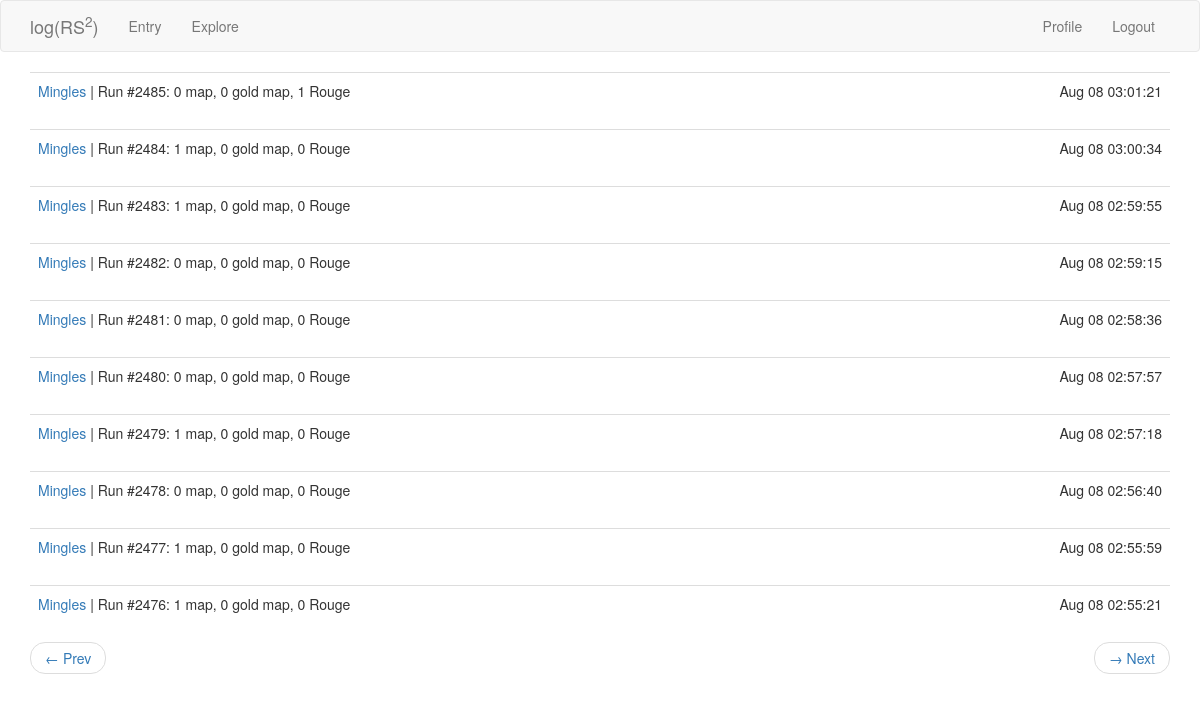
Screenshot of /explore?page=2 (signed in) with the database file from the repository.
### app/models.py (models this page shows, shortened)
class MapDrop(db.Model):
    id = db.Column(db.Integer, primary_key=True)
    map = db.Column(db.Integer)
    gold_map = db.Column(db.Integer)
    rouge = db.Column(db.Integer)
    time = db.Column(db.DateTime, index=True, default=datetime.utcnow)
    user_id = db.Column(db.Integer, db.ForeignKey('user.id'))
    run = db.Column(db.Integer)

class User(UserMixin, db.Model):
    id = db.Column(db.Integer, primary_key=True)
    username = db.Column(db.String(64), index=True, unique=True)
    email = db.Column(db.String(128), index=True, unique=True)
    password_hash = db.Column(db.String(128))
    last_seen = db.Column(db.DateTime, default=datetime.utcnow)
    map_drops = db.relationship('MapDrop', backref='player', lazy='dynamic')
    treasure_drops = db.relationship('TreasureDrop', backref='player', lazy='dynamic')

### app/routes.py (the view)
@app.route('/explore')
@login_required
def explore():
    page = request.args.get('page', 1, type=int)
    mapdrops = MapDrop.query.order_by(MapDrop.time.desc()).paginate(page, app.config['MAPDROPS_PER_PAGE'], False)
    next_url = prev_url = None
    if mapdrops.has_next:
        next_url = url_for('explore', page=mapdrops.next_num)
    if mapdrops.has_prev:
        prev_url = url_for('explore', page=mapdrops.prev_num)
    return render_template('entry.html', title='Explore', user_unknown=True, mapdrops=mapdrops.items,
                            next_url=next_url, prev_url=prev_url)

### app/models.py (called while the page is built)
@login.user_loader
def load_user(id):
    return User.query.get(int(id))

### app/routes.py (called while the page is built)
@app.before_request
def before_request():
    if current_user.is_authenticated:
        current_user.last_seen = datetime.utcnow()
        db.session.commit()

### app/templates/entry.html (shortened to what this page needs)
{% extends "base.html" %}
{% import "bootstrap/wtf.html" as wtf %}
{% block app_content %}
    {% for mapdrop in mapdrops %}
        {% include "_mapdrop.html" %}
    {% endfor %}
    {% if prev_url or next_url %}
    <nav aria-label="...">
        <ul class="pager">
            <li class="previous{% if not prev_url %} disabled{% endif %}">
                <a href="{{ prev_url or '#' }}">
                    <span aria-hidden="true">&larr;</span> Prev
                </a>
            </li>
            <li class="next{% if not next_url %} disabled{% endif %}">
                <a href="{{ next_url or '#' }}">
                    <span aria-hidden="true">&rarr;</span> Next
                </a>
            </li>
        </ul>
    </nav>
    {% endif %}
{% endblock %}

### app/templates/_mapdrop.html
<table class="table table-hover">
    <tr>
        <td>
            {% if user_unknown %}
            <a href="{{ url_for('user', username=mapdrop.player.username) }}">
                {{ mapdrop.player.username }}
            </a>
             |
            {% endif %}
            Run #{{ mapdrop.run }}:
            {{ mapdrop.map }} map, {{ mapdrop.gold_map }} gold map, {{ mapdrop.rouge }} Rouge
        </td>
        <td align="right">
            {{ moment(mapdrop.time).format('MMM DD HH:mm:ss') }}
        </td>
    </tr>
</table>

### rows the page displays
MapDrop: player.username "Mingles", run "2485", map "0", gold_map "0", rouge "1", time "Aug 08 03:01:21"
MapDrop: player.username "Mingles", run "2484", map "1", gold_map "0", rouge "0", time "Aug 08 03:00:34"
MapDrop: player.username "Mingles", run "2483", map "1", gold_map "0", rouge "0", time "Aug 08 02:59:55"
MapDrop: player.username "Mingles", run "2482", map "0", gold_map "0", rouge "0", time "Aug 08 02:59:15"
MapDrop: player.username "Mingles", run "2481", map "0", gold_map "0", rouge "0", time "Aug 08 02:58:36"
MapDrop: player.username "Mingles", run "2480", map "0", gold_map "0", rouge "0", time "Aug 08 02:57:57"
MapDrop: player.username "Mingles", run "2479", map "1", gold_map "0", rouge "0", time "Aug 08 02:57:18"
MapDrop: player.username "Mingles", run "2478", map "0", gold_map "0", rouge "0", time "Aug 08 02:56:40"
MapDrop: player.username "Mingles", run "2477", map "1", gold_map "0", rouge "0", time "Aug 08 02:55:59"
MapDrop: player.username "Mingles", run "2476", map "1", gold_map "0", rouge "0", time "Aug 08 02:55:21"
